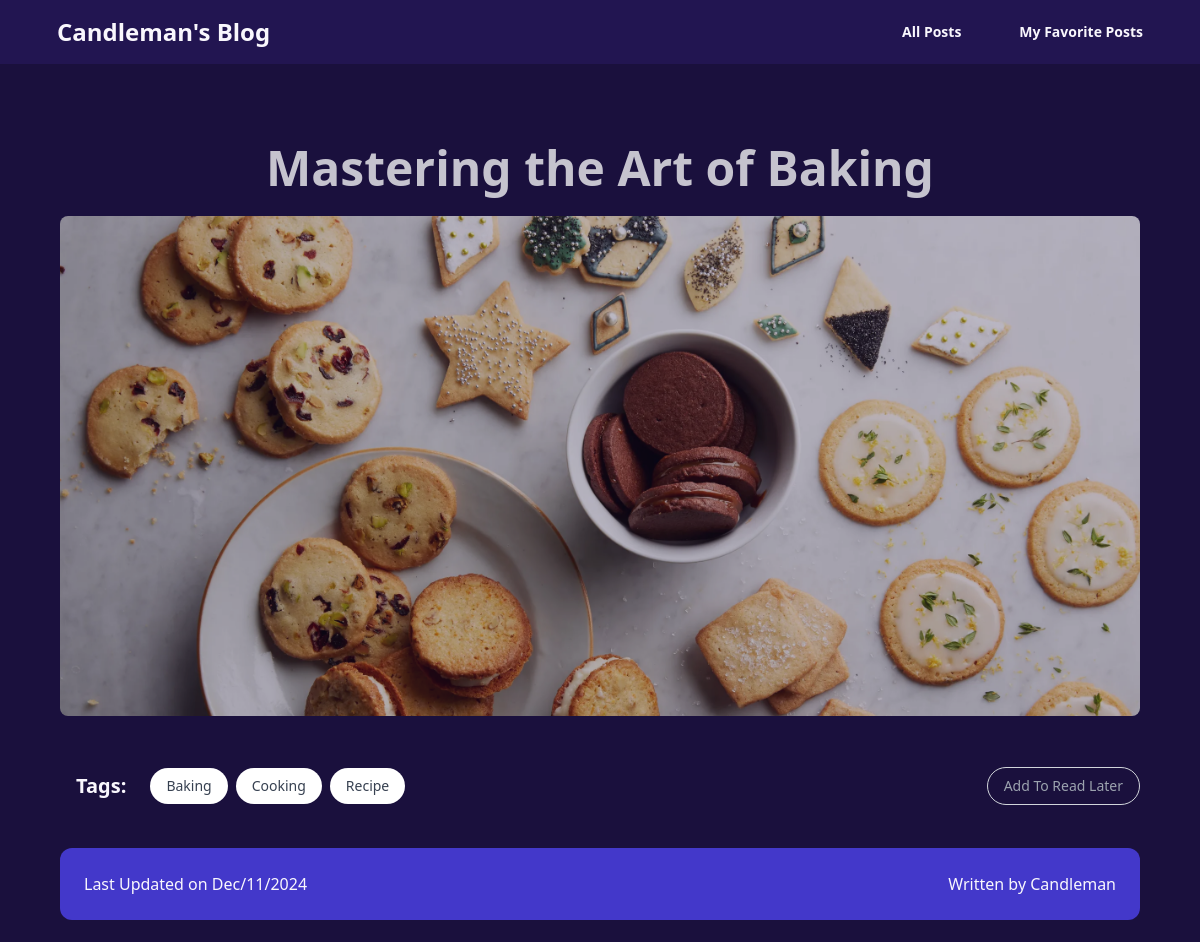
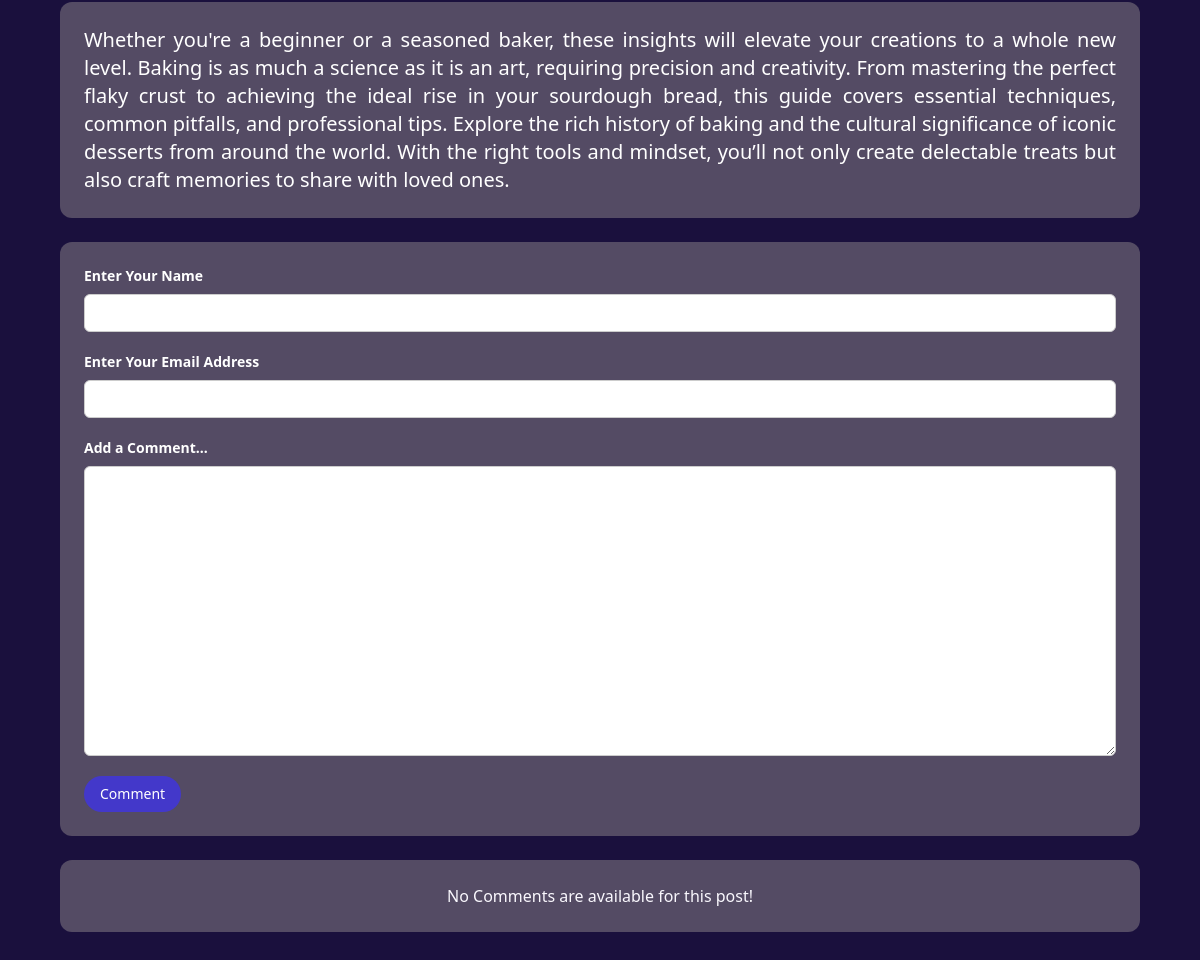
The page /posts/mastering-the-art-of-baking on the database its author committed (2 pictures, top to bottom).
### blog/models.py (models this page shows, shortened)
class Post(models.Model):
    title = models.CharField(max_length=150)
    excerpt = models.TextField(max_length=350)
    image = models.ImageField(upload_to="posts", null=True)
    date = models.DateField(auto_now_add=True)
    slug = models.SlugField(max_length=160, unique=True, db_index=True)
    content = models.TextField(validators=[MinLengthValidator(10)])
    author = models.ForeignKey(
        Author, on_delete=models.SET_NULL, null=True, related_name="posts"
    )
    tags = models.ManyToManyField(Tag)

class Tag(models.Model):
    caption = models.CharField(max_length=25, unique=True)

class Author(models.Model):
    first_name = models.CharField(max_length=150)
    last_name = models.CharField(max_length=150, blank=True, null=True)
    email = models.EmailField()
    def __str__(self):
        if self.last_name:
            return self.get_full_name()
        else:
            return self.first_name

### blog/views.py (the view, shortened to what this page needs)
# urls.py: path("posts/<slug:slug>", views.PostDetailView.as_view(), name="post-detail-page"),
class PostDetailView(View):
    def is_post_stored(self, request, post_id):
        stored_posts = request.session.get("stored_posts")
        if stored_posts is not None:
            is_saved_for_later = post_id in stored_posts
        else:
            is_saved_for_later = False
        return is_saved_for_later
    def get(self, request, slug):
        post = get_object_or_404(Post, slug=slug)
        context = {
            "post": post,
            "comment_form": CommentForm(),
            "comments": post.comments.all().order_by("-id"),
            "is_saved_for_later": self.is_post_stored(request, post.id),
        }
        return render(request, "blog/post-detail.html", context)

### blog/forms.py
class CommentForm(forms.ModelForm):
    class Meta:
        model = Comment
        exclude = [
            "post",
            "date",
        ]
        labels = {
            "username": "Enter Your Name",
            "user_email": "Enter Your Email Address",
            "text": "Add a Comment...",
        }

### blog/templates/blog/post-detail.html (shortened to what this page needs)
{% extends "base.html" %}
{% load static %}
{% load static tailwind_tags %}
{%load widget_tweaks %}
{% block css_styles %}
<link rel="stylesheet" href="{% static 'blog/post_details.css' %}" />
{% endblock %} {% block content %}
<div class="flex items-center justify-center py-10 px-6">
    <div class="grid gap-6 max-w-[1080px] text-center">
        <h1 class="text-5xl font-bold text-white/75 hover:text-white mt-10 mx-5 cursor-pointer">
            {{post.title}}
        </h1>
        <img src="{{post.image.url}}" alt="Album"
            class="rounded-lg opacity-70 hover:opacity-100 object-cover aspect w-full h-[500px] hover:drop-shadow-2xl cursor-pointer duration-300 ease-in-out" />
        <div class="flex flex-wrap justify-start items-center text-center gap-2 mt-2">
            <h3 class="text-xl font-semibold mt-6 mx-4 my-6">Tags:</h3>
            {% for tag in post.tags.all %}
            <span
                class="bg-white rounded-full px-4 py-2 text-sm text-gray-700 hover:bg-[#7e82a5] transition duration-300 ease-in-out cursor-pointer">
                {{ tag.caption }}
            </span>
            {% empty %}
            <span class="bg-white rounded-full px-4 py-2 text-sm text-gray-700">No tags available</span>
            {% endfor %}
            <form action="{% url 'read-later' %}" method="POST">
                <button
                    class="btn-outline border border-gray-300 rounded-full px-4 py-2 text-sm transition duration-300 ease-in-out
    {% if is_saved_for_later %}bg-white text-gray-900{% else %}text-gray-400 hover:bg-[#7e82a5] hover:text-white{% endif %}">
                    {% if is_saved_for_later %}
                    Remove From Read Later
                    {% else %}
                    Add To Read Later
                    {% endif %}
                </button>
            </form>
        </div>
        <div
            class="flex justify-between h-[16] w-full items-center p-6 rounded-xl hover:bg-[#31298f] bg-[#4338ca] duration-300 ease-in-out">
            <p class="text-muted text-md text-left">
                Last Updated on {{post.date|date:"M/d/Y"|title}}
            </p>
            <p class="text-muted text-md text-right">
                Written by {{post.author|title}}
            </p>
        </div>
        <p
            class="text-xl text-white text-justify p-6 rounded-xl bg-[#544b64] hover:bg-[#81739a] duration-300 ease-in-out cursor-default">
            {{post.content}}
        </p>
        <div class="text-xl bg-[#544b64] text-justify p-6 rounded-xl cursor-default">
            <form class="text-black" action="" method="POST">
                {% csrf_token %} {% for field in comment_form %}
                <div class="form-control mb-4">
                    <label class="block text-sm font-semibold text-white 00 mb-2">{{ field.label }}</label>
                    <div class="relative">
                        {{ field|add_class:"text-black"}}
                    </div>
                </div>
                {% endfor %}
                <button type="submit"
                    class="rounded-full px-4 py-2 text-sm text-white hover:bg-[#31298f] bg-[#4338ca] transition duration-300 ease-in-out cursor-pointer focus:outline-none focus:ring-2 focus:ring-[#31298f] active:bg-[#31298f]">
                    Comment
                </button>
            </form>
        </div>
        <div class="bg-[#544b64] text-justify p-6 rounded-xl cursor-default items-center justify-center">
            {% for comment in comments %}
            <div
                class="flex flex-col md:flex-row w-full bg-[#2f2b36] hover:bg-[#81739a] duration-300 ease-in-out py-4 md:py-6 my-4 md:my-6 rounded-xl overflow-hidden">
                <div
                    class="text-lg md:text-2xl font-bold flex justify-center px-2 md:px-4 md:w-[25%] text-center break-all max-w-full">
                    {{comment.username}}
                </div>
                <div class="px-2 md:px-4 md:w-[75%] break-all max-w-full">
                    {{comment.text}}
                </div>
            </div>
            {% empty %}
            <p class="text-center">No Comments are available for this post!</p>
            {% endfor %}
        </div>
    </div>
</div>
{% endblock %}

### blog/static/blog/post_details.css (style rules this page uses)
.form-control { margin-bottom: 1rem; }
.form-control label { font-weight: bold; margin-bottom: 0.5rem; display: block; }
.form-control input, .form-control textarea { display: block; width: 100%; font: inherit; padding: 0.25rem; border-radius: 6px; border: 1px solid #ccc; }

### rows shown on the page
Post: title "Mastering the Art of Baking", image (picture), date "Dec/11/2024", author "Candleman", content "Whether you're a beginner or a seasoned baker, these insights will elevate your creations to a whole new level. Baking is as much a science as it is an art, requiring precision and creativity. From mastering the perfect flaky crust to achieving the ideal rise in your sourdough bread, this guide covers essential techniques, common pitfalls, and professional tips. Explore the rich history of baking and the cultural significance of iconic desserts from around the world. With the right tools and mindset, you’ll not only create delectable treats but also craft memories to share with loved ones."
Tag: caption "Baking"
Tag: caption "Cooking"
Tag: caption "Recipe"

### other values the page prints
{{ field.label }} "Enter Your Name" "Enter Your Email Address" "Add a Comment..."
